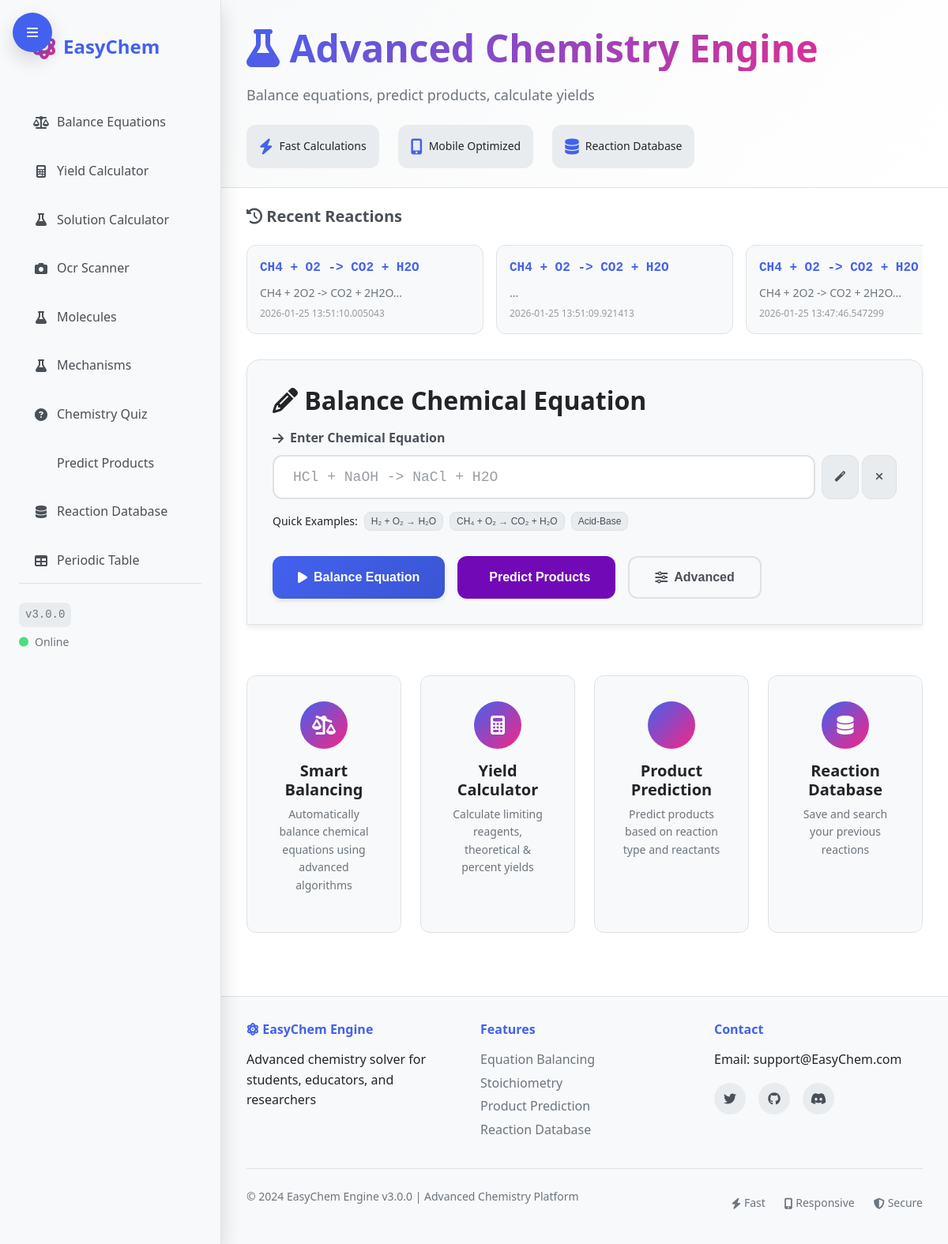
Before: / with the older database file.
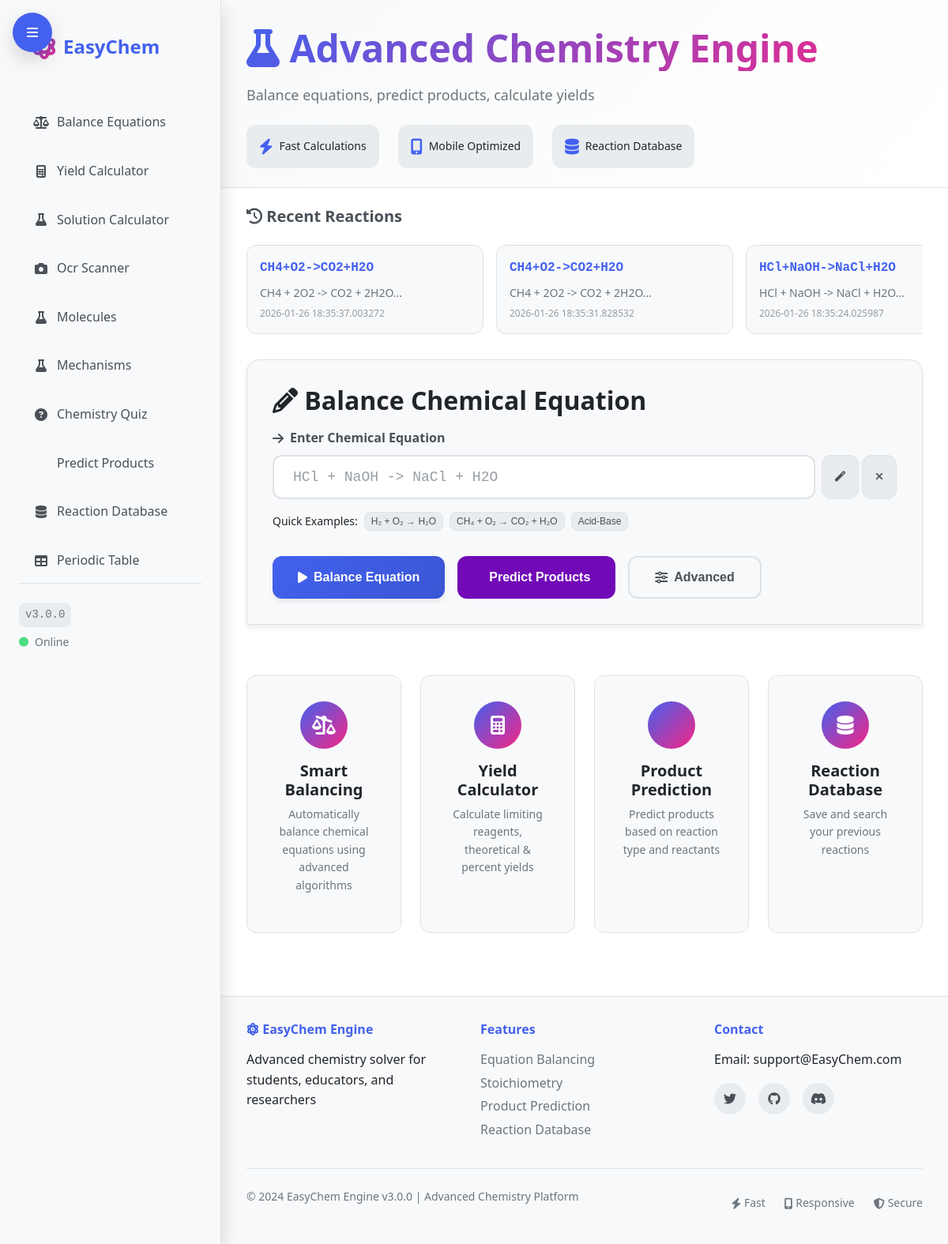
After: the same page with the newer database file.
### tables this page shows
CREATE TABLE reactions
                 (id INTEGER PRIMARY KEY AUTOINCREMENT,
                  equation TEXT,
                  balanced TEXT,
                  timestamp DATETIME,
                  ip_address TEXT);

### app.py (the view, shortened to what this page needs)
@app.route("/", methods=["GET", "POST"])
def index():
    result = {}
    recent_reactions = []
    try:
        conn = sqlite3.connect('data/reactions.db')
        c = conn.cursor()
        c.execute("SELECT equation, balanced, timestamp FROM reactions ORDER BY timestamp DESC LIMIT 5")
        recent_reactions = c.fetchall()
        conn.close()
    except Exception as e:
        print(f"DB error: {e}")
    return render_template("index.html", result=result, recent_reactions=recent_reactions)

### app.py (called while the page is built)
@app.after_request
def add_security_headers(response):
    response.headers['Content-Security-Policy'] = (
        "default-src 'self'; "
        "script-src 'self' 'unsafe-inline' https://cdnjs.cloudflare.com; "
        "style-src 'self' 'unsafe-inline' https://cdnjs.cloudflare.com; "
        "img-src 'self'  https:; "
        "font-src 'self' https://cdnjs.cloudflare.com; "
        "connect-src 'self'; "
        "frame-ancestors 'none'; "
        "base-uri 'self';"
    )
    response.headers['X-Content-Type-Options'] = 'nosniff'
    response.headers['X-Frame-Options'] = 'DENY'
    response.headers['X-XSS-Protection'] = '1; mode=block'
    return response

### templates/index.html (shortened to what this page needs)
<!DOCTYPE html>
<html lang="en">
<head>
    <link rel="stylesheet" href="/static/style.css">
    <link rel="stylesheet" href="/static/mobile.css">
    <link rel="stylesheet" href="https://cdnjs.cloudflare.com/ajax/libs/font-awesome/6.4.0/css/all.min.css">
    <link rel="stylesheet" href="https://cdnjs.cloudflare.com/ajax/libs/animate.css/4.1.1/animate.min.css">
</head>
<body>
    <div class="mobile-nav-toggle">
        <i class="fas fa-bars"></i>
    </div>
    <nav class="sidebar">
        <div class="logo">
            <span>EasyChem</span>
        </div>
<div class="nav-items">
    <a href="/" class="nav-item">
        <i class="fas fa-balance-scale"></i>
        <span>Balance Equations</span>
    </a>
    <a href="/yield" class="nav-item">
        <i class="fas fa-calculator"></i>
        <span>Yield Calculator</span>
    </a>
    <a href="/solutions" class="nav-item">
        <i class="fas fa-flask"></i>
        <span>Solution Calculator</span>
    </a>
    <a href="/ocr" class="nav-item">
        <i class="fas fa-camera"></i>
        <span>Ocr Scanner</span>
    </a>
    <a href="/molecule" class="nav-item">
        <i class="fas fa-flask"></i>
        <span>Molecules</span>
    </a>
    <a href="/mechanism" class="nav-item">
        <i class="fas fa-flask"></i>
        <span>Mechanisms
        </span>
    </a>
    <a href="/quiz" class="nav-item">
        <i class="fas fa-question-circle"></i>
        <span>Chemistry Quiz</span>
    </a>
    <a href="/predict" class="nav-item">
        <span>Predict Products</span>
    </a>
    <a href="/database" class="nav-item">
        <i class="fas fa-database"></i>
        <span>Reaction Database</span>
    </a>
    <a href="/elements" class="nav-item">
        <i class="fas fa-table"></i>
        <span>Periodic Table</span>
    </a>
</div>
        <div class="nav-footer">
            <div class="version">v3.0.0</div>
            <div class="status">
                <i class="fas fa-circle online"></i>
                <span>Online</span>
            </div>
        </div>
    </nav>
    <main class="main-content">
        <header class="main-header">
            <h1 class="animate__animated animate__fadeIn">
                <i class="fas fa-flask"></i>
            </h1>
            <p class="subtitle">Balance equations, predict products, calculate yields</p>
            <div class="quick-stats">
                <div class="stat">
                    <i class="fas fa-bolt"></i>
                    <span>Fast Calculations</span>
                </div>
                <div class="stat">
                    <i class="fas fa-mobile-alt"></i>
                    <span>Mobile Optimized</span>
                </div>
                <div class="stat">
                    <i class="fas fa-database"></i>
                    <span>Reaction Database</span>
                </div>
            </div>
        </header>
        <div class="recent-reactions">
            <h3><i class="fas fa-history"></i> Recent Reactions</h3>
            <div class="reactions-slider">
                {% for eq, balanced, timestamp in recent_reactions[:3] %}
                <div class="reaction-card">
                    <div class="reaction-eq">{{ eq }}</div>
                    <div class="reaction-result">{{ balanced[:30] }}...</div>
                    <div class="reaction-time">{{ timestamp }}</div>
                </div>
                {% endfor %}
            </div>
        </div>
        <div class="card main-form-card">
            <h2><i class="fas fa-pencil-alt"></i> Balance Chemical Equation</h2>
            <form method="POST" class="equation-form">
                <div class="form-group">
                    <label for="equation">
                        <i class="fas fa-arrow-right"></i>
                        Enter Chemical Equation
                    </label>
                    <div class="input-with-buttons">
                        <input type="text"
                               id="equation"
                               name="equation"
                               placeholder="HCl + NaOH -> NaCl + H2O"
                               required
                               autocomplete="off"
                               autocorrect="off"
                               autocapitalize="off"
                               spellcheck="false">
                        <div class="input-buttons">
                            <button type="button" class="btn-icon" onclick="formatEquation()" title="Format Equation">
                                <i class="fas fa-magic"></i>
                            </button>
                            <button type="button" class="btn-icon" onclick="clearInput()" title="Clear">
                                <i class="fas fa-times"></i>
                            </button>
                        </div>
                    </div>
                    <div class="quick-examples">
                        <span>Quick Examples:</span>
                        <button type="button" class="example-btn" onclick="setExample('H2 + O2 -> H2O')">
                            H₂ + O₂ → H₂O
                        </button>
                        <button type="button" class="example-btn" onclick="setExample('CH4 + O2 -> CO2 + H2O')">
                            CH₄ + O₂ → CO₂ + H₂O
                        </button>
                        <button type="button" class="example-btn" onclick="setExample('HCl + NaOH -> NaCl + H2O')">
                            Acid-Base
                        </button>
                    </div>
                </div>
                <div class="form-actions">
                    <button type="submit" name="action" value="balance" class="btn-primary">
                        <i class="fas fa-play"></i>
                        Balance Equation
                    </button>
                    <button type="submit" name="action" value="predict" class="btn-secondary">
                        Predict Products
                    </button>
                    <button type="button" class="btn-outline" onclick="openAdvancedOptions()">
                        <i class="fas fa-sliders-h"></i>
                        Advanced
                    </button>
                </div>
            </form>
        </div>
        <div class="features-grid">
            <div class="feature-card">
                <div class="feature-icon">
                    <i class="fas fa-balance-scale-right"></i>
                </div>
                <h3>Smart Balancing</h3>
                <p>Automatically balance chemical equations using advanced algorithms</p>
            </div>
            <div class="feature-card">
                <div class="feature-icon">
                    <i class="fas fa-calculator"></i>
                </div>
                <h3>Yield Calculator</h3>
                <p>Calculate limiting reagents, theoretical & percent yields</p>
            </div>
            <div class="feature-card">
                <div class="feature-icon">
                </div>
                <h3>Product Prediction</h3>
                <p>Predict products based on reaction type and reactants</p>
            </div>
            <div class="feature-card">
                <div class="feature-icon">
                    <i class="fas fa-database"></i>
                </div>
                <h3>Reaction Database</h3>
                <p>Save and search your previous reactions</p>
            </div>
        </div>
        <footer class="main-footer">
            <div class="footer-content">
                <div class="footer-section">
                    <h4><i class="fas fa-atom"></i> EasyChem Engine</h4>
                    <p>Advanced chemistry solver for students, educators, and researchers</p>
                </div>
                <div class="footer-section">
                    <h4>Features</h4>
                    <ul>
                        <li>Equation Balancing</li>
                        <li>Stoichiometry</li>
                        <li>Product Prediction</li>
                        <li>Reaction Database</li>
                    </ul>
                </div>
                <div class="footer-section">
                    <h4>Contact</h4>
                    <p>Email: support@EasyChem.com</p>
                    <div class="social-links">
                        <a href="#"><i class="fab fa-twitter"></i></a>
                        <a href="#"><i class="fab fa-github"></i></a>
                        <a href="#"><i class="fab fa-discord"></i></a>
                    </div>
                </div>
            </div>
            <div class="footer-bottom">
                <p>&copy; 2024 EasyChem Engine v3.0.0 | Advanced Chemistry Platform</p>
                <div class="footer-stats">
                    <span><i class="fas fa-bolt"></i> Fast</span>
                    <span><i class="fas fa-mobile-alt"></i> Responsive</span>
                    <span><i class="fas fa-shield-alt"></i> Secure</span>
                </div>
            </div>
        </footer>
    </main>
</body>
</html>

### static/mobile.css (style rules this page uses)
@media only screen and (min-width: 1200px) { .features-grid { grid-template-columns: repeat(4, 1fr); } }
body, .sidebar, .card, .result-card, .compound-item, .feature-card, .reaction-card { transition: background-color 0.3s ease, border-color 0.3s ease; }
* { scrollbar-width: thin; scrollbar-color: var(--primary) var(--bg-tertiary); }
::placeholder { color: var(--text-muted); opacity: 0.7; }

Changed rows visible on the page:
no longer on this page (row unchanged): reactions: equation "CH4 + O2 -> CO2 + H2O", balanced "CH4 + 2O2 -> CO2 + 2H2O", timestamp "2026-01-25 13:51:10.005043"
no longer on this page (row unchanged): reactions: equation "CH4 + O2 -> CO2 + H2O", timestamp "2026-01-25 13:51:09.921413"
no longer on this page (row unchanged): reactions: equation "CH4 + O2 -> CO2 + H2O", balanced "CH4 + 2O2 -> CO2 + 2H2O", timestamp "2026-01-25 13:47:46.547299"
added reactions: equation "CH4+O2->CO2+H2O", balanced "CH4 + 2O2 -> CO2 + 2H2O", timestamp "2026-01-26 18:35:37.003272"
added reactions: equation "CH4+O2->CO2+H2O", balanced "CH4 + 2O2 -> CO2 + 2H2O", timestamp "2026-01-26 18:35:31.828532"
added reactions: equation "HCl+NaOH->NaCl+H2O", balanced "HCl + NaOH -> NaCl + H2O", timestamp "2026-01-26 18:35:24.025987"
